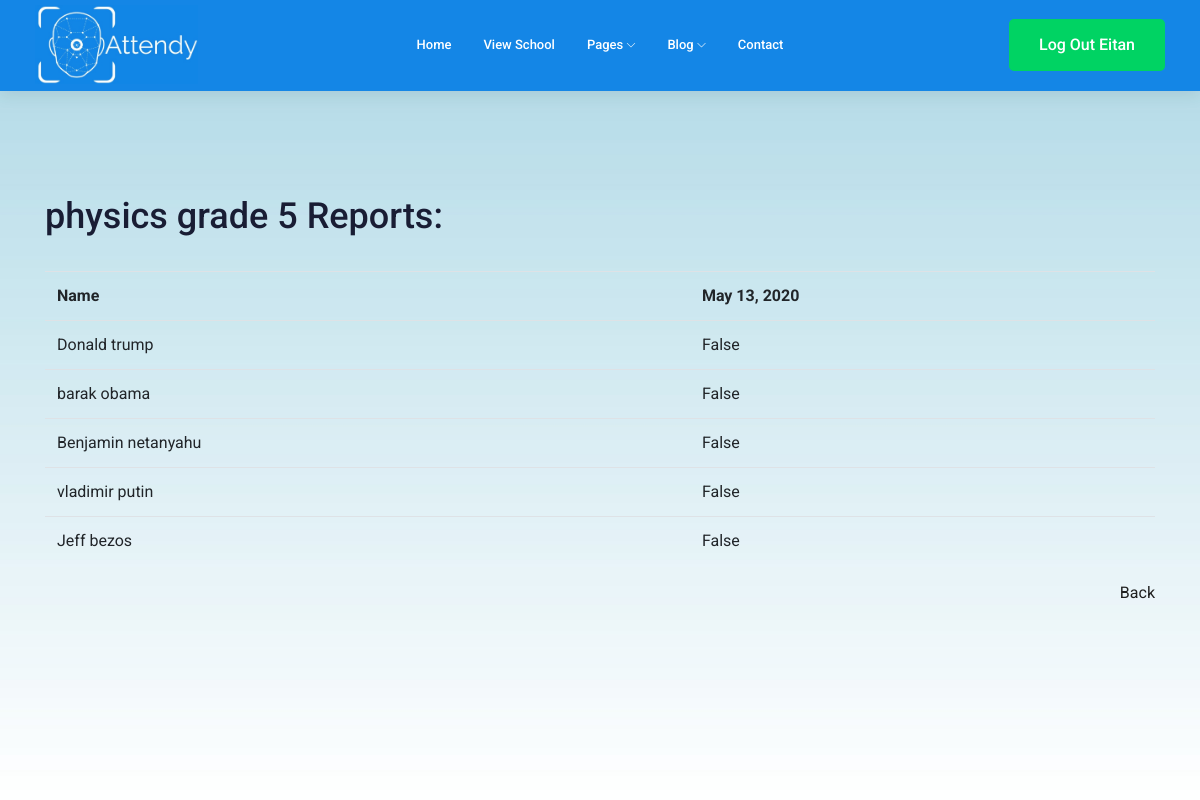
The page /view_reports/2/ (signed in) on the database as committed earlier.
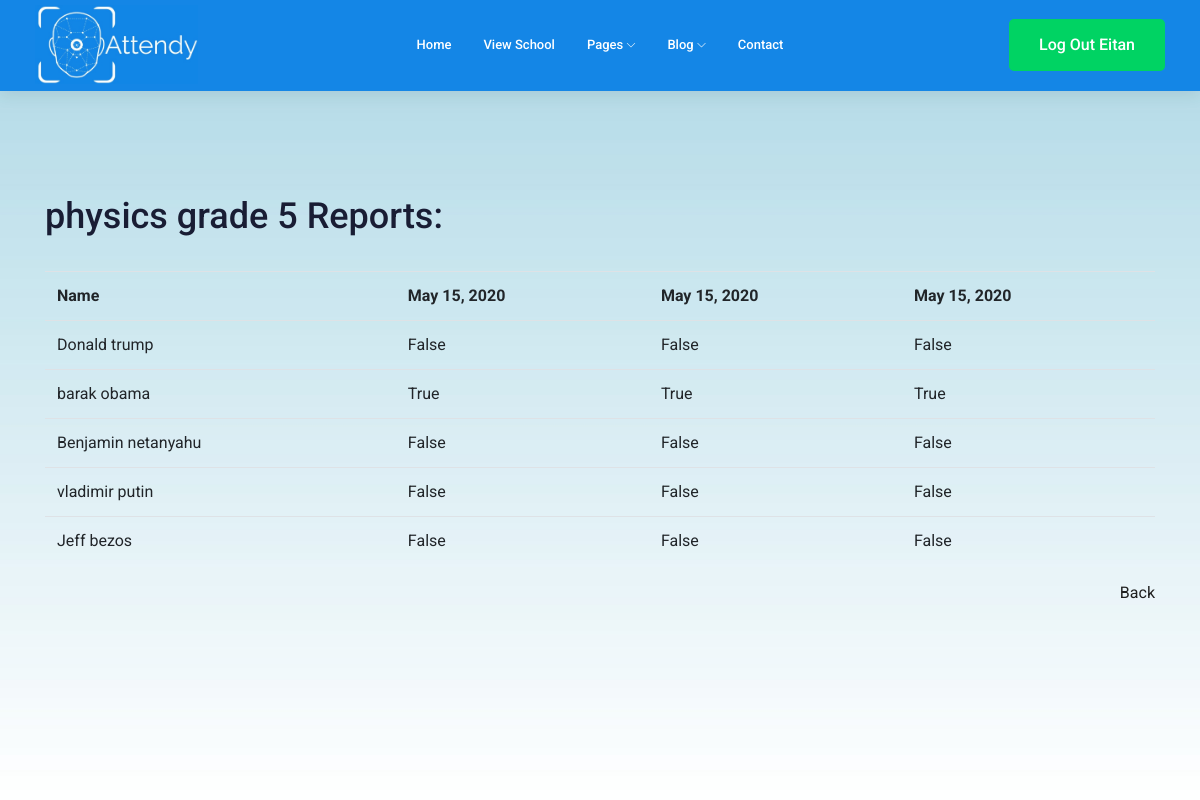
The same page on the database as committed later.
### main/models.py (models this page shows, shortened)
class Class(models.Model):
    name = models.CharField(max_length=200)
    id = models.AutoField(primary_key=True)
    teacher = models.ForeignKey(Teacher, default=0, on_delete=models.SET_DEFAULT)
    student_list = models.CharField(max_length=1000, default='', blank=True)
    class Meta:
        verbose_name_plural = 'Classes'

class Report(models.Model):
    id = models.AutoField(primary_key=True)
    date = models.DateField(auto_now_add=True)
    status = models.CharField(max_length=200, default='done')
    belonging_class = models.ForeignKey(Class, default=0, on_delete=models.SET_DEFAULT)
    dictionary = models.CharField(max_length=1000)
    def get_student_dict(self):
        return ast.literal_eval(str(self.dictionary))
    class Meta:
        verbose_name_plural = 'Reports'

### main/views.py (the view)
# urls.py: path('view_reports/<int:class_id>/', views.view_reports, name='view reports'),
def view_reports(request, class_id):
    if request.user.is_authenticated:
        class_ = Class.objects.filter(id=class_id)[0]
        reports = Report.objects.filter(belonging_class=class_)
        reports = sorted(reports, key=lambda x: x.date)
        student_dict = {key: [val] for key, val in reports[0].get_student_dict().items()}
        for i, report in enumerate(reports):
            if i != 0:
                new_dict = report.get_student_dict()
                for key, val in new_dict.items():
                    student_dict[key].append(val)
        print(student_dict)
        return render(request, 'main/view_reports.html',
                      context={'reports': reports, 'student_dict': student_dict, 'class_name': class_.name})
    else:
        return redirect('main:landing page')

### main/templates/main/view_reports.html (shortened to what this page needs)
<!DOCTYPE html>
<html lang="en">
<head>
    {% extends "main/header.html" %}
{% block content %}
<br>
<div class="container">
    <section class="hero is-primary">
        <div class="hero-body">
            <h1 class="title">{{class_name}} Reports:</h1>
        </div>
    </section>
    <br/>
    <table class="table is-bordered is-striped is-narrow is-hoverable is-fullwidth">
        <tr>
            <th>Name</th>
            {% for report in reports %}
            <th>{{report.date}}</th>
            {% endfor %}
        </tr>
        {% for name, l in student_dict.items %}
        <tr>
            <td>{{name}}</td>
            {% for i in l %}
                <td>{{i}}</td>
            {% endfor %}
        </tr>
        {% endfor %}
    </table>
    <a style="float:right;" class="tag is-info is-large is-light" href="{{path}}">Back</a>
</div>
{% endblock %}

### main/templates/main/header.html (shortened to what this page needs)
<!DOCTYPE html>
<html lang="en">
<head>
    <link rel="stylesheet" href="/static/css/bootstrap.min.css" type="text/css">
    <link rel="stylesheet" href="/static/css/owl.carousel.min.css" type="text/css">
    <link rel="stylesheet" href="/static/css/magnific-popup.css" type="text/css">
    <link rel="stylesheet" href="/static/css/font-awesome.min.css" type="text/css">
    <link rel="stylesheet" href="/static/css/themify-icons.css" type="text/css">
    <link rel="stylesheet" href="/static/css/nice-select.css" type="text/css">
    <link rel="stylesheet" href="/static/css/flaticon.css" type="text/css">
    <link rel="stylesheet" href="/static/css/gijgo.css" type="text/css">
    <link rel="stylesheet" href="/static/css/animate.min.css" type="text/css">
    <link rel="stylesheet" href="/static/css/slicknav.css" type="text/css">
<link rel="stylesheet" type="text/css" href="https://cdn.jsdelivr.net/npm/css-toggle-switch@latest/dist/toggle-switch.css" />
    <link rel="stylesheet" href="/static/css/style.css" type="text/css">
        <link rel="stylesheet" href="https://use.fontawesome.com/releases/v5.3.1/css/all.css">
</head>
<body>
<header>
    <div class="header-area ">
        <div id="sticky-header" class="main-header-area sticky">
            <div class="container-fluid ">
                <div class="header_bottom_border">
                    <div class="row align-items-center">
                        <div class="col-xl-3 col-lg-2">
                            <div style="logo">
                                <a href="">
                                    <img style="max-width:163px;" src="/static/img/logo.jpeg" alt="">
                                </a>
                            </div>
                        </div>
                        <div class="col-xl-6 col-lg-7">
                            <div class="main-menu  d-none d-lg-block">
                                <nav>
                                    <ul id="navigation">
                                        <li><a href="/">home</a></li>
                                        <li><a href="/view_school">View School</a></li>
                                        <li><a href="#">pages <i class="ti-angle-down"></i></a>
                                        </li>
                                        <li><a href="#">blog <i class="ti-angle-down"></i></a>
                                        </li>
                                        <li><a href="contact.html">Contact</a></li>
                                    </ul>
                                </nav>
                            </div>
                        </div>
                        <div class="col-xl-3 col-lg-3 d-none d-lg-block">
                            <div class="Appointment">
                                {% if request.user.is_authenticated %}
                                <div class="d-none d-lg-block">
                                    <a class="boxed-btn3" href="/logout">Log out {{request.user.username}}</a>
                                </div>
                                {% endif %}
                            </div>
                        </div>
                        <div class="col-12">
                        </div>
                    </div>
                </div>
            </div>
        </div>
    </div>
</header>
<div class="slider_area">
    <div class="single_slider  d-flex align-items-center slider_bg_1" style=" height: 100vh;;">
        {% block content %}{% endblock %}
    </div>
</div>
</body>
</html>

Rows that differ between the two databases and show on the page:
removed Report: date "May 13, 2020"
added Report: date "May 15, 2020"
added Report: date "May 15, 2020"
added Report: date "May 15, 2020"
Other text that changed with them:
new list line: "False False"
list line gone: "False"
new list line: "True True True"
